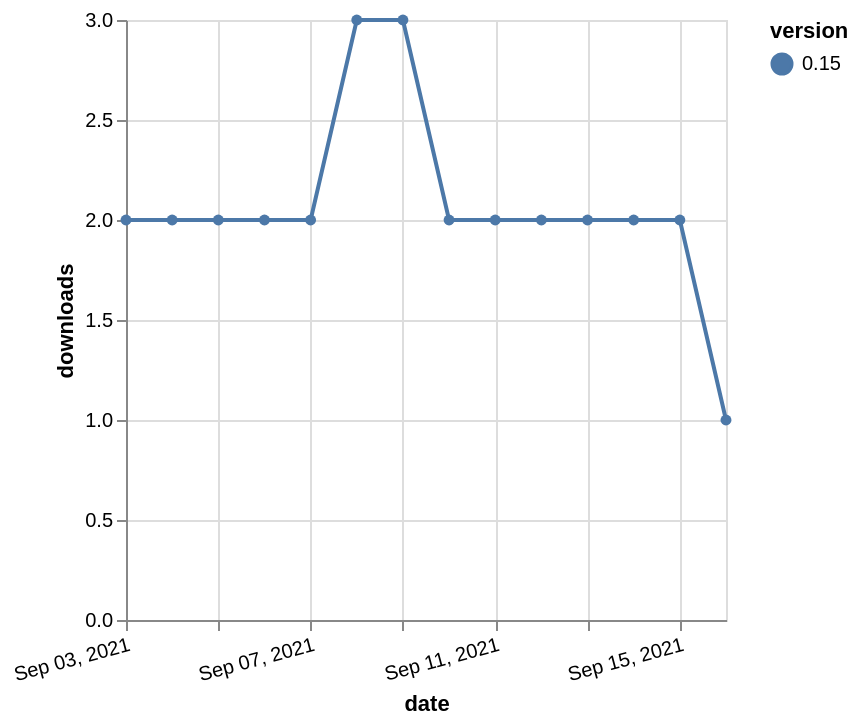

This figure's Vega-Lite source:
### Vega-Lite specification from a JSON file in a GitHub repository (floating-point values rounded to 4 significant figures)
{"$schema": "https://vega.github.io/schema/vega-lite/v5.json", "description": "A simple bar chart with embedded data.", "data": {"values": [{"date": "2021-09-03", "total": 1859, "delta": 2, "version": "0.15"}, {"date": "2021-09-04", "total": 1861, "delta": 2, "version": "0.15"}, {"date": "2021-09-05", "total": 1863, "delta": 2, "version": "0.15"}, {"date": "2021-09-06", "total": 1865, "delta": 2, "version": "0.15"}, {"date": "2021-09-07", "total": 1867, "delta": 2, "version": "0.15"}, {"date": "2021-09-08", "total": 1870, "delta": 3, "version": "0.15"}, {"date": "2021-09-09", "total": 1873, "delta": 3, "version": "0.15"}, {"date": "2021-09-10", "total": 1875, "delta": 2, "version": "0.15"}, {"date": "2021-09-11", "total": 1877, "delta": 2, "version": "0.15"}, {"date": "2021-09-12", "total": 1879, "delta": 2, "version": "0.15"}, {"date": "2021-09-13", "total": 1881, "delta": 2, "version": "0.15"}, {"date": "2021-09-14", "total": 1883, "delta": 2, "version": "0.15"}, {"date": "2021-09-15", "total": 1885, "delta": 2, "version": "0.15"}, {"date": "2021-09-16", "total": 1886, "delta": 1, "version": "0.15"}]}, "width": "container", "mark": {"type": "line", "point": {"filled": true}}, "encoding": {"x": {"field": "date", "type": "temporal", "timeUnit": "yearmonthdate", "title": "date", "axis": {"labelAngle": -15}}, "y": {"field": "delta", "type": "quantitative", "title": "downloads"}, "color": {"field": "version", "type": "nominal"}, "tooltip": {"field": "delta"}}}
